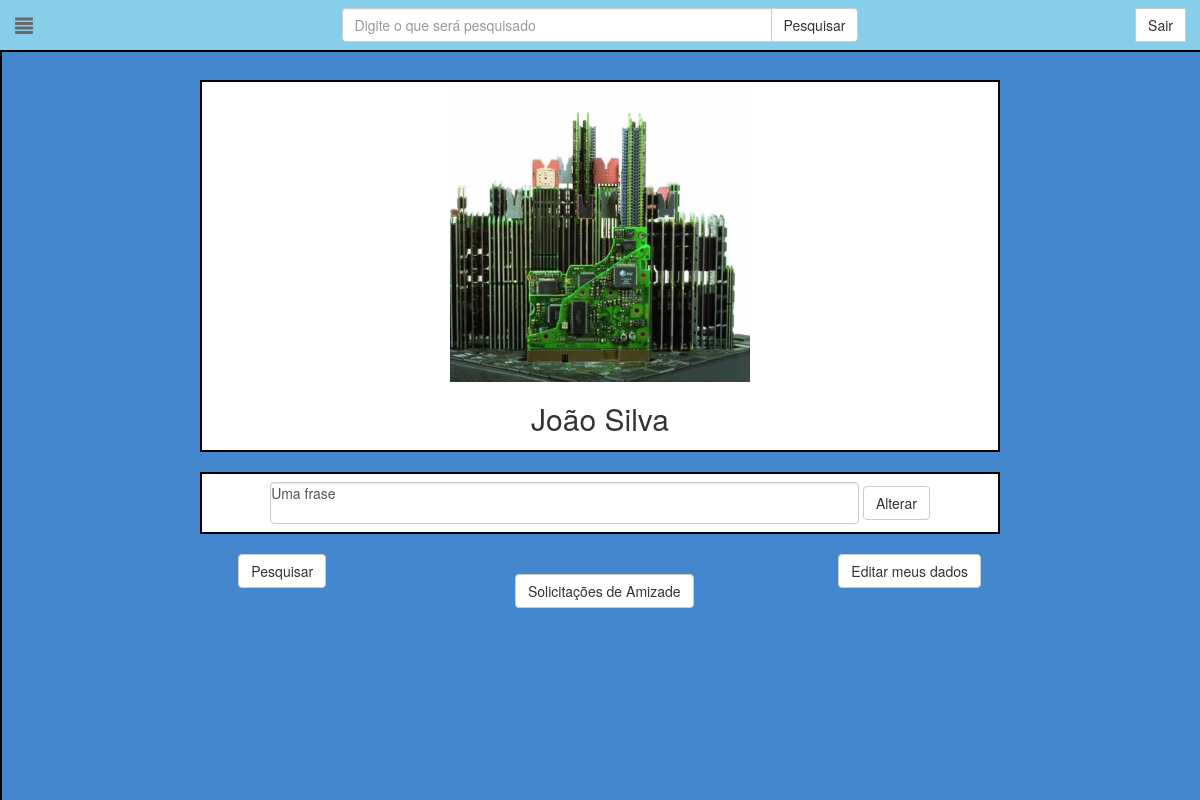
The page /perfil/4/ (signed in) on the database its author committed.
### MapFindIt/models.py (models this page shows, shortened)
class Usuario(models.Model):
    idusuario = models.AutoField(db_column='idUsuario', primary_key=True)  # Field name made lowercase.
    primnomeusuario = models.CharField(db_column='primNomeUsuario', max_length=25)  # Field name made lowercase.
    emailusuario = models.CharField(db_column='emailUsuario', max_length=50)  # Field name made lowercase.
    senhausuario = models.CharField(db_column='senhaUsuario', max_length=32)  # Field name made lowercase.
    datanascimento = models.DateField(db_column='dataNascimento')  # Field name made lowercase.
    idtsexo = models.CharField(db_column='idtSexo', max_length=1)  # Field name made lowercase.
    ultnomeusuario = models.CharField(db_column='ultNomeUsuario', max_length=50)  # Field name made lowercase.
    txtfrase = models.CharField(db_column="txtFrase", max_length=100, default="No que você está pensando?") #Field name made lowercase
    foto = models.ImageField(upload_to='MapFindIt/static/MapFindIt/imagemUsers/', null=True, blank=True)
    class Meta:
        db_table = 'usuario'

### MapFindIt/views.py (the view)
# urls.py: url(r'^perfil/(?P<idusuario>[0-9]+)/$', views.perfil, name="perfil"),
def perfil(request, idusuario):
	if request.method=="POST" and request.POST.__contains__('primNome'):
		usuarioFull=get_object_or_404(Usuario, idusuario=request.session['usuarioLogado'])
		usuarioFull.datanascimento=datetime.datetime.strptime(request.POST.get('nascimento'), "%d/%m/%Y").strftime("%Y-%m-%d")
		usuarioFull.primnomeusuario=request.POST.get('primNome')
		usuarioFull.ultnomeusuario=request.POST.get('ultimoNome')
		usuarioFull.idtsexo=request.POST.get('gender')[:1]
		usuarioFull.save()
		usuario = get_object_or_404(Usuario, idusuario=idusuario)
		amigos=Amizade.objects.filter(idusuario1=idusuario).filter(idusuario2=request.session['usuarioLogado']).exists()
		return render(request, 'MapFindIt/perfil.html', {'usuario': usuarioFull, 'idPag': usuario, 'amigos':amigos})
	else:
	  if request.method=="GET" and request.GET.__contains__('fraseUsuario'):
		  usuarioFull=get_object_or_404(Usuario, idusuario=request.session['usuarioLogado'])
		  usuarioFull.txtfrase=request.GET.get('fraseUsuario')
		  usuarioFull.save()
		  usuario = get_object_or_404(Usuario, idusuario=idusuario)
		  amigos=Amizade.objects.filter(idusuario1=idusuario).filter(idusuario2=request.session['usuarioLogado']).exists()
		  return render(request, 'MapFindIt/perfil.html', {'usuario': usuarioFull, 'idPag': usuario, 'amigos':amigos})
	  else:
		  if request.method=="POST" and request.POST.__contains__('senhaAtual'):
			  usuarioFull=get_object_or_404(Usuario, idusuario=request.session['usuarioLogado'])
			  usuarioFull.senhausuario=hashlib.md5((request.POST.get('password')+'cockles').encode()).hexdigest()
			  usuarioFull.save()
			  usuario = get_object_or_404(Usuario, idusuario=idusuario)
			  amigos=Amizade.objects.filter(idusuario1=idusuario).filter(idusuario2=request.session['usuarioLogado']).exists()
			  return render(request, 'MapFindIt/perfil.html', {'usuario': usuarioFull, 'idPag': usuario, 'amigos':amigos})
		  else:
			  if request.method=="POST" and request.POST.__contains__('blob'):
				  blobStr=request.POST.get('blob')
				  format, imgstr = blobStr.split(';base64,')
				  ext = format.split('/')[-1]
				  if os.path.exists("MapFindIt/static/MapFindIt/imagemUsers/"+str(request.session['usuarioLogado'])+"."+ext):
					  os.remove("MapFindIt/static/MapFindIt/imagemUsers/"+str(request.session['usuarioLogado'])+"."+ext)
				  data = ContentFile(base64.b64decode(imgstr), name=str(request.session['usuarioLogado']) + "." + ext)
				  usuarioFull=get_object_or_404(Usuario, idusuario=request.session['usuarioLogado'])
				  usuarioFull.foto=data
				  usuarioFull.save()
				  usuario = get_object_or_404(Usuario, idusuario=idusuario)
				  amigos=Amizade.objects.filter(idusuario1=idusuario).filter(idusuario2=request.session['usuarioLogado']).exists()
				  return render(request, 'MapFindIt/perfil.html', {'usuario': usuarioFull, 'idPag': usuario, 'amigos':amigos})
			  else:
				  usuario = get_object_or_404(Usuario, idusuario=idusuario)
				  usuarioFull=get_object_or_404(Usuario, idusuario=request.session['usuarioLogado'])
				  amigos=Amizade.objects.filter(idusuario1=idusuario).filter(idusuario2=request.session['usuarioLogado']).exists()
				  return render(request, 'MapFindIt/perfil.html', {'usuario': usuarioFull, 'idPag': usuario, 'amigos':amigos})

### MapFindIt/templates/MapFindIt/perfil.html (shortened to what this page needs)
<!DOCTYPE html>
{% load static %}
{% static "" as baseUrl %}
<html lang="pt-br">
  <head>
    <link href="{% static "MapFindIt/css/bootstrap.min.css" %}" rel="stylesheet">
    <link  href="{% static "MapFindIt/css/cropper.min.css" %}" rel="stylesheet">
    <link href="{% static "MapFindIt/css/perfil.css"%}" rel="stylesheet">
  </head>
  <body>
    {% include "./menu.html" with user=usuario %}
    <div class="container-fluid">
        <div class="row">
          <div class="col-md-8 col-md-offset-2 white" >
            <div class="center">
              {% if usuario.foto %}
                 <img id="img" style="display:block; margin:auto;width:300px;height:300px" class="img-responsive" src="{{baseUrl}}MapFindIt/ImagemUsers/{{idPag.idusuario}}.png"></img>
              {% else %}
                 <img id="img" class="img-responsive" style="width:20%;display:block;margin:auto;" src="{% static "MapFindIt/img/default_user.png" %}"></img>
              {% endif %}
              <label for="imagemUser"><h2>{{idPag.primnomeusuario}} {{idPag.ultnomeusuario}}</h2></label>
            </div>
          </div>
        </div>
        <br>
        <div class="row">
          <div class="col-md-8 col-md-offset-2 white">
            <div class="center">
              {% if usuario.idusuario != idPag.idusuario %}
                <p>{{idPag.txtfrase}}</p>
              {% else %}
                <form class="navbar-form" method="GET">
                  <textarea style="width: 80%; border: 1; padding: 0; margin: 0; resize: none;" name="fraseUsuario" class="form-control" rows="2" id="fraseUsuario">{{idPag.txtfrase}}</textarea>
                  <button type="submit" class="btn btn-default">Alterar</button>
                </form>
              {% endif %}
            </div>
          </div>
        </div>
        <br>
        {% if usuario.idusuario == idPag.idusuario %}
          <div class="row">
            <div class="col-md-2 col-md-offset-2">
              <button type="button" class="btn btn-default">Pesquisar</button>
            </div>
            <div class="col-md-2 col-md-offset-1">
              <button type="button" class="btn btn-default">Solicitações de Amizade</button>
            </div>
            <div class="col-md-2 col-md-offset-1">
              <button type="button" class="btn btn-default" href="#modal-editar" data-toggle="modal">Editar meus dados</button>
            </div>
          </div>
          <br>
        {% endif %}
    </div>
  </body>
</html>

### MapFindIt/static/MapFindIt/css/perfil.css (style rules this page uses)
body { background:#4388CC; }
.white { background: white; border: 2px solid black; }
.center { text-align:center; }

### rows shown on the page
Usuario: primnomeusuario "João", ultnomeusuario "Silva", fraseUsuario "Uma frase"
